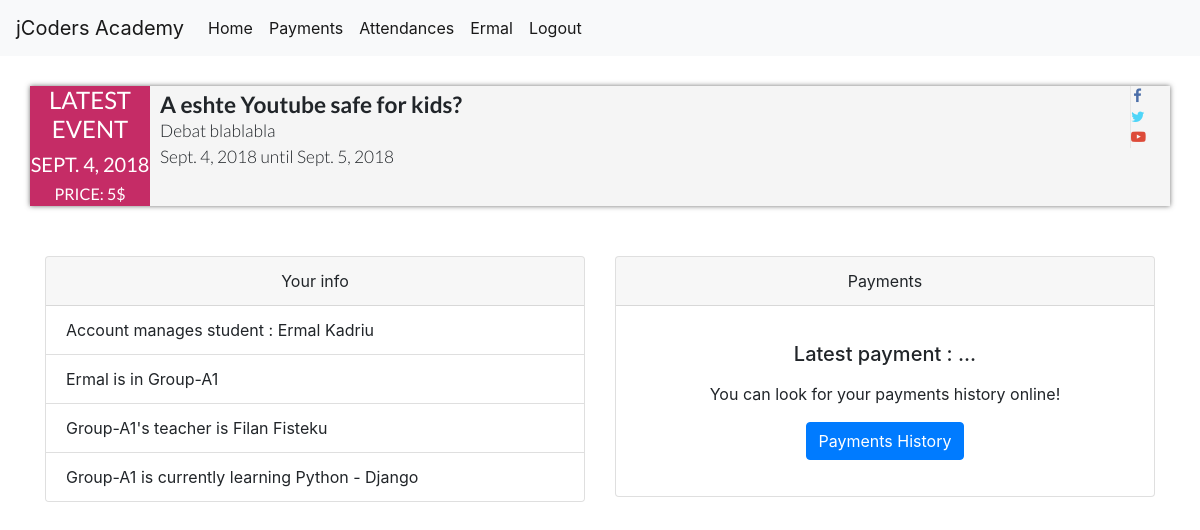
The page /users/ (signed in) on the database its author committed.
### Manage/models.py (models this page shows, shortened)
class Event(models.Model):
	name = models.CharField(max_length=30)
	opened = models.DateField()
	closed = models.DateField()
	description = models.TextField(max_length=1000)
	price = models.IntegerField()

class Student(models.Model):
	user = models.OneToOneField(User,on_delete = models.CASCADE)
	name = models.CharField(max_length=30)
	lastname = models.CharField(max_length=30)
	birthday = models.DateField()
	group = models.ForeignKey(Group,on_delete = models.CASCADE)
	email = models.CharField(max_length=50)
	parentsNumber = models.CharField(max_length=30)

class Group(models.Model):
	name = models.CharField(max_length=30)
	opened = models.DateField()
	closed = models.DateField()
	training = models.ForeignKey(Training,on_delete = models.CASCADE)
	def __str__(self):
		return self.name

class Training(models.Model):
	employee = models.ForeignKey(Employee,on_delete = models.CASCADE)
	module = models.ForeignKey(Module,on_delete = models.CASCADE)
	opened = models.DateField()
	closed = models.DateField()
	price = models.IntegerField()

class Employee(models.Model):
	name = models.CharField(max_length=30)
	lastname = models.CharField(max_length=30)
	birthday = models.DateField()
	email = models.CharField(max_length=30)
	phoneNumber = models.CharField(max_length=30)
	wage = models.IntegerField()
	role = models.CharField(max_length=1, choices=(('1', 'Manager'),('2', 'Assistant Manager'),
												('3', 'Trainer'),('4','Assistant Trainer'),
												('5', 'Events organizer'),('6','Cleaner')))
	def __str__(self):
		return ("{} {}".format(self.name,self.lastname))

class Module(models.Model):
	name = models.CharField(max_length=30)
	description = models.TextField(max_length=1000)

### users/views.py (the view)
# urls.py: path("", views.index, name="index"),
@login_required
def index(request):
	latestEvent = Event.objects.all().order_by("-opened")[0]
	hasStudent = findStudent(request)
	context = {"latestEvent":latestEvent,"hasStudent":hasStudent}
	return render(request,"pages/index.html",context)

### users/views.py (called while the page is built)
def findStudent(request):
	try:
		student = request.user.student
		hasStudent = True
	except:
		hasStudent = False
	return hasStudent

### users/templates/pages/index.html (shortened to what this page needs)
{% extends "pages/base.html" %}
{% block content %}
    <div class="container1">
		<div class="row">
			<div class="col">
				<ul class="event-list">
					<li>
						<time datetime="{{latestEvent.opened}}">
							<h4>Latest Event </h4>
							<h5>{{latestEvent.opened}}</h5>
							<h6>Price: {{ latestEvent.price }}$</h6>
						</time>
						<div class="info">
							<h2 class="title">{{latestEvent.name}}</h2>
							<p class="desc">{{ latestEvent.description }}<br>{{ latestEvent.opened }} until {{ latestEvent.closed }}</p>
						</div>
						<div class="social">
							<ul>
								<li class="facebook" style="width:33%;"><a href="#"><span class="fa fa-facebook"></span></a></li>
								<li class="twitter" style="width:34%;"><a href="#"><span class="fa fa-twitter"></span></a></li>
								<li class="google-plus" style="width:33%;"><a href="#"><span class="fa fa-youtube-play"></span></a></li>
							</ul>
						</div>
					</div>
				</div>
			</div>
	{% if hasStudent %}
	<div class="container">
		<div class="row equal">
			<div class="col">
				<div class="card" style="">
				  <div style="text-align: center;" class="card-header">
				    Your info
				  </div>
				  <ul class="list-group list-group-flush">
				    <li class="list-group-item">Account manages student : {{ user.student.name}} {{ user.student.lastname }}</li>
				    <li class="list-group-item">{{ user.student.name }} is in {{ user.student.group }}</li>
				   	<li class="list-group-item">{{user.student.group }}'s teacher is {{user.student.group.training.employee }}</li>
				    <li class="list-group-item">{{ user.student.group }} is currently learning {{ user.student.group.training.module.name }}</li>
				  </ul>
				</div>
			</div>
			<div class="col">
				<div class="card text-center">
				  <div class="card-header">
				    Payments
				  </div>
				  <p>
				  <div class="card-body">
				    <h5 class="card-title">Latest payment : ...</h5>
				    <p>
				    <p class="card-text">You can look for your payments history online!</p>
				    <a href="/users/payments" class="btn btn-primary">Payments History</a>
				  </div>
				</div>
			</div>
		</div>
	</div>
	{% endif %}
{% endblock content %}

### users/templates/pages/base.html (shortened to what this page needs)
<head>
  <link rel="stylesheet" href="https://maxcdn.bootstrapcdn.com/bootstrap/4.1.0/css/bootstrap.min.css">
</head>
<body>
<nav class="navbar navbar-expand-lg navbar-light bg-light">
  <a class="navbar-brand" href="/users/">jCoders Academy</a>
  <div class="collapse navbar-collapse" id="navbarSupportedContent">
    <ul class="navbar-nav mr-auto">
      <li class="nav-item active">
        <a class="nav-link" href="/users/">Home <span class="sr-only">(current)</span></a>
      </li>
      <li class="nav-item active">
        <a class="nav-link" href="/users/payments">Payments <span class="sr-only">(current)</span></a>
      </li>
      <li class="nav-item active">
        <a class="nav-link" href="/users/attendances">Attendances <span class="sr-only">(current)</span></a>
      </li>
       <li class="nav-item active">
        <a class="nav-link" href="/users/account">{{ user }} <span class="sr-only">(current)</span></a>
      </li>
      <li class="nav-item active">
        <a class="nav-link" href="/users/logout">Logout <span class="sr-only">(current)</span></a>
      </li>
    </ul>
  </div>
</nav>
{% block content %}{% endblock content %}
</body>

### users/templates/pages/index.html (style rules this page uses)
.event-list { list-style: none; font-family: 'Lato', sans-serif; margin: 10px; padding: 20px; }
.event-list > li { background-color: rgb(255, 255, 255); box-shadow: 0px 0px 5px rgb(51, 51, 51); box-shadow: 0px 0px 5px rgba(51, 51, 51, 0.7); padding: 0px; margin: 0px 0px 20px; cursor:pointer; }
.event-list > li > time { display: inline-block; width: 100%; color: rgb(255, 255, 255); background-color: rgb(197, 44, 102); padding: 5px; text-align: center; text-transform: uppercase; }
.event-list > li > .info { padding-top: 5px; text-align: center; }
.event-list > li > .info > .title { font-size: 17pt; font-weight: 700; margin: 0px; }
.event-list > li > .info > .desc { font-size: 13pt; font-weight: 300; margin: 0px; }
.event-list > li > .info > ul, .event-list > li > .social > ul { display: table; list-style: none; margin: 10px 0px 0px; padding: 0px; width: 100%; text-align: center; }
.event-list > li > .social > ul { margin: 0px; }
.event-list > li > .info > ul > li, .event-list > li > .social > ul > li { display: table-cell; cursor: pointer; color: rgb(30, 30, 30); font-size: 11pt; font-weight: 300; padding: 3px 0px; }
.event-list > li > .social > ul > li { padding: 0px; }
.event-list > li > .social > ul > li > a { padding: 3px 0px; }
.facebook a, .twitter a, .google-plus a { display: block; width: 100%; color: rgb(75, 110, 168) !important; }
.twitter a { color: rgb(79, 213, 248) !important; }
.google-plus a { color: rgb(221, 75, 57) !important; }
@media (min-width: 768px) { .event-list > li { position: relative; display: block; width: 100%; height: 120px; padding: 0px; } }
@media (min-width: 768px) { .event-list > li > time, .event-list > li > img { display: inline-block; } }
@media (min-width: 768px) { .event-list > li > time, .event-list > li > img { width: 120px; float: left; } }
@media (min-width: 768px) { .event-list > li > .info { background-color: rgb(245, 245, 245); overflow: hidden; } }
@media (min-width: 768px) { .event-list > li > time, .event-list > li > img { width: 120px; height: 120px; padding: 0px; margin: 0px; } }
@media (min-width: 768px) { .event-list > li > .info { position: relative; height: 120px; text-align: left; padding-right: 40px; } }
@media (min-width: 768px) { .event-list > li > .info > .title, .event-list > li > .info > .desc { padding: 0px 10px; } }
@media (min-width: 768px) { .event-list > li > .social { position: absolute; top: 0px; right: 0px; display: block; width: 40px; } }
@media (min-width: 768px) { .event-list > li > .social > ul { border-left: 1px solid rgb(230, 230, 230); } }
@media (min-width: 768px) { .event-list > li > .social > ul > li { display: block; padding: 0px; } }
@media (min-width: 768px) { .equal { display: flex; display: -webkit-flex; flex-wrap: wrap; } }

### rows shown on the page
Event: opened "SEPT. 4, 2018", price "5", name "A eshte Youtube safe for kids?", description "Debat blablabla", opened "Sept. 4, 2018", closed "Sept. 5, 2018"

### other values the page prints
{{ user }} "Ermal"
{{ user.student.name }} "Ermal"
{{ user.student.lastname }} "Kadriu"
{{ user.student.group }} "Group-A1"
{{ user.student.group.training.employee }} "Filan Fisteku"
{{ user.student.group.training.module.name }} "Python - Django"
